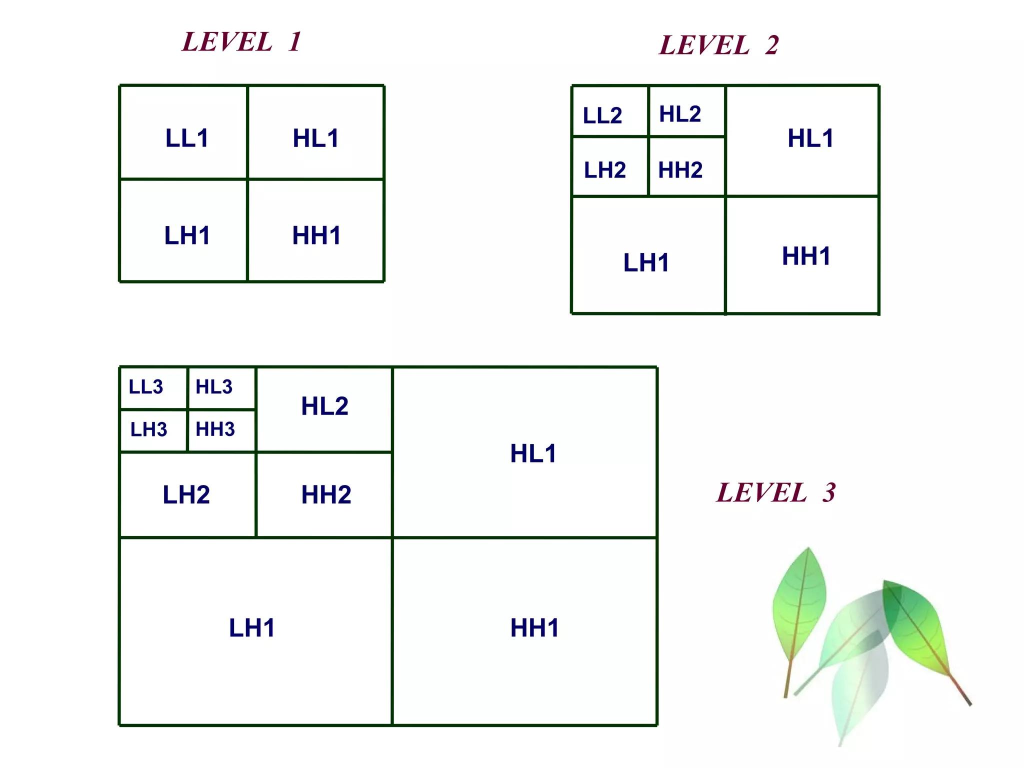
#> input picture dataset/wavelet.png, 2048 x 1536 px, found by its file name (shown at 1/2 size)
$ jupyter execute --allow-errors lab4.ipynb
#> lines starting #> are read from the running program, lines starting #| are printed output that depends on the picture; after the words box and inside, x2 and y2 are one past the last pixel; in counts of white or black regions, pixels touching at a corner belong together
[cell 1]
import numpy as np
import cv2
import matplotlib.pyplot as plt
import pywt
import os
import glob
import itertools
from sklearn.metrics import roc_curve, auc, accuracy_score, confusion_matrix

# Hàm tính hash bằng Wavelet
def wavelet_hash_pywt(image, size=(64, 64), wavelet='haar'):
    #chuyển sang grayscale
    if len(image.shape) == 3:
        gray = cv2.cvtColor(image, cv2.COLOR_BGR2GRAY)
    else:
        gray = image
    #resize(64, 64) và chuẩn hóa giá trị pixel về [0, 1]
    gray = cv2.resize(gray, size)
    gray = np.float32(gray) / 255.0
    #Biến đổi Wavelet Rời rạc (DWT) để lấy dải tần số thấp (LL)
    coeffs = pywt.wavedec2(gray, wavelet, level=1)
    LL, (LH, HL, HH) = coeffs
    #Tạo hash từ LL
    avg = np.mean(LL)
    diff = LL > avg
    #Chuyển về dạng 1D
    return diff.flatten()
# Hàm so sánh hai hash và đếm số bit khác nhau
def get_hamming_distance(hash1, hash2):
    return np.count_nonzero(hash1 != hash2)
img_1= cv2.imread('../wavelet/dataset/wavelet.png')
#> img_1 is the input picture: shape (1536, 2048, 3); mean B, G, R 243.8, 245.5, 243.3
img_rgb = cv2.cvtColor(img_1, cv2.COLOR_BGR2RGB)
plt.imshow(img_rgb)
plt.axis('off')
plt.show()

[cell 2]
# Hàm nạp cặp ảnh và tên, kiểm tra tính hợp lệ
def load_pairs(pairs):
    valid_pairs = []

    for img1, img2, name1, name2 in pairs:
        if img1 is not None and img2 is not None:
            valid_pairs.append((img1, img2, name1, name2))
        else:
            print(f"Lỗi: Không đọc được ảnh {name1} hoặc {name2}")
    return valid_pairs

#Lấy dữ liệu từ thư mục
similar_folder = '../wavelet/dataset/similar'
different_folder = '../wavelet/dataset/different'

raw_similar = []
raw_dissimilar = []

#Tạo cặp ảnh giống nhau
orig_name = "original.jpg"
orig_img = cv2.imread(f"{similar_folder}/{orig_name}")
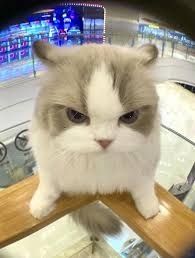
#> input picture dataset/similar/original.jpg, 195 x 258 px, found by its file name
#> orig_img is the input picture: shape (258, 195, 3); mean B, G, R 140.9, 158, 166.8
#Tạo cặp ảnh giống nhau bằng cách kết hợp ảnh gốc với các ảnh tương tự trong thư mục
if orig_img is not None:
    sim_paths = glob.glob(f"{similar_folder}/*.jpg")
    for path in sim_paths:
        if orig_name not in path:
            aug_img = cv2.imread(path)
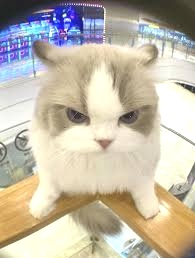
#> input picture dataset/similar/bright.jpg, 195 x 258 px
#> aug_img is the input picture: shape (258, 195, 3); mean B, G, R 169.8, 186.3, 194.6
            aug_name = os.path.basename(path)
            raw_similar.append((orig_img, aug_img, orig_name, aug_name))

# Tạo cặp ảnh khác nhau bằng cách kết hợp tất cả ảnh trong thư mục khác nhau với nhau
diff_paths = glob.glob(f"{different_folder}/*.jpg")
for path1, path2 in itertools.combinations(diff_paths, 2):
    img1 = cv2.imread(path1)
    img2 = cv2.imread(path2)
    name1 = os.path.basename(path1)
    name2 = os.path.basename(path2)
    raw_dissimilar.append((img1, img2, name1, name2))

# Gán biến
similar_pairs = load_pairs(raw_similar)
dissimilar_pairs = load_pairs(raw_dissimilar)
print(f"Đã nạp thành công: {len(similar_pairs)} cặp giống nhau và {len(dissimilar_pairs)} cặp khác nhau.")

#> (a cell that did not finish here is left out)

#> (a cell that did not finish here is left out)

#> (a cell that did not finish here is left out)

#> (a cell that did not finish here is left out)

#> (a cell that did not finish here is left out)

[cell 8]
# Hàm hiển thị cặp ảnh giống nhau và khác nhau cùng với điểm Hamming
def show_sample_pairs(similar_pairs, dissimilar_pairs, num=4):
#> called with num = 4
    plt.figure(figsize=(12, 7))
    num_sim = min(num, len(similar_pairs))
    num_diff = min(num, len(dissimilar_pairs))

    # Hàm phụ trợ để thêm tên ảnh vào dưới mỗi ảnh
    def add_text_below(img, text):
        img_resized = cv2.resize(img.copy(), (256, 256))
        canvas = np.ones((296, 256, 3), dtype=np.uint8) * 255
        canvas[0:256, 0:256] = img_resized
        cv2.putText(canvas, text, (10, 280), cv2.FONT_HERSHEY_SIMPLEX, 0.6, (0, 0, 0), 2)
        return canvas
    # Hiển thị cặp ảnh giống nhau
    for i, (img1, img2, name1, name2) in enumerate(similar_pairs[:num_sim]):
        h1, h2 = wavelet_hash_pywt(img1), wavelet_hash_pywt(img2)
        dist = get_hamming_distance(h1, h2)

        # Xử lý từng ảnh
        disp_img1 = add_text_below(img1, name1)
        disp_img2 = add_text_below(img2, name2)

        plt.subplot(2, num, i + 1)
        plt.imshow(cv2.cvtColor(np.hstack((disp_img1, disp_img2)), cv2.COLOR_BGR2RGB))
        plt.title(f"Similar | Dist: {dist}")
        plt.axis('off')
    # Hiển thị cặp ảnh khác nhau
    for i, (img1, img2, name1, name2) in enumerate(dissimilar_pairs[:num_diff]):
        h1, h2 = wavelet_hash_pywt(img1), wavelet_hash_pywt(img2)
        dist = get_hamming_distance(h1, h2)

        # Gọi hàm phụ trợ để xử lý từng ảnh
        disp_img1 = add_text_below(img1, name1)
        disp_img2 = add_text_below(img2, name2)

        plt.subplot(2, num, i + 1 + num)
        plt.imshow(cv2.cvtColor(np.hstack((disp_img1, disp_img2)), cv2.COLOR_BGR2RGB))
        plt.title(f"Different | Dist: {dist}")
        plt.axis('off')

    plt.tight_layout()
    plt.show()

# Gọi lại hàm
show_sample_pairs(similar_pairs, dissimilar_pairs)

[cell 9]
# Hàm vẽ histogram phân phối khoảng cách Hamming cho cặp ảnh giống nhau và khác nhau
def plot_distance_histogram(similar_pairs, dissimilar_pairs):
    #
    sim_dist = [get_hamming_distance(wavelet_hash_pywt(img1), wavelet_hash_pywt(img2)) for img1, img2, _, _ in similar_pairs]
#> in wavelet_hash_pywt (call 7), `diff = LL > avg`:
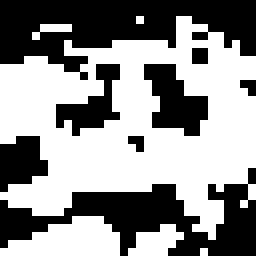
#> diff: shape (32, 32) bool (shown 8 times larger); 56.3% white; 8 black regions (3 under 20 px), largest, box (x1, y1, x2, y2) and area: (0, 0, 32, 10) 182, (0, 21, 32, 32) 150, (18, 8, 26, 17) 43, (7, 8, 15, 17) 32, (0, 17, 6, 24) 30
#> in wavelet_hash_pywt (call 8), `diff = LL > avg`: diff: shape (32, 32) bool; 57.3% white; 8 black regions (3 under 20 px), largest, box (x1, y1, x2, y2) and area: (0, 0, 32, 9) 177, (0, 21, 32, 32) 146, (18, 8, 26, 17) 43, (7, 8, 15, 17) 32, (0, 17, 6, 24) 29
#> in wavelet_hash_pywt (call 10), `gray = cv2.resize(gray, size)`:
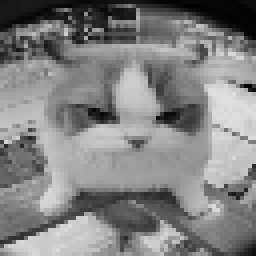
#> gray: shape (64, 64) (shown 4 times larger); min 2, max 224, mean 129.8
#> in wavelet_hash_pywt (call 10), `diff = LL > avg`: diff: shape (32, 32) bool; 55.7% white; 8 black regions (3 under 20 px), largest, box (x1, y1, x2, y2) and area: (0, 0, 32, 11) 187, (0, 21, 32, 32) 151, (18, 8, 26, 17) 43, (7, 8, 15, 17) 33, (0, 17, 6, 24) 30
#> in wavelet_hash_pywt (call 12), `gray = cv2.cvtColor(image, cv2.COLOR_BGR2GRAY)`:
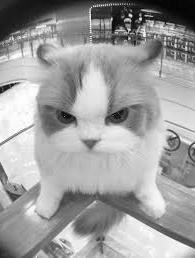
#> gray: shape (258, 195); min 2, max 255, mean 158.7
#> in wavelet_hash_pywt (call 12), `gray = cv2.resize(gray, size)`:
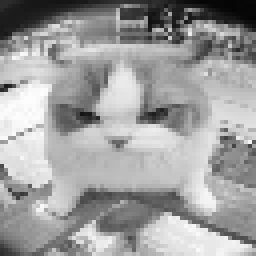
#> gray: shape (64, 64) (shown 4 times larger); min 4, max 253, mean 158.5
#> in wavelet_hash_pywt (call 12), `LL, (LH, HL, HH) = coeffs`:
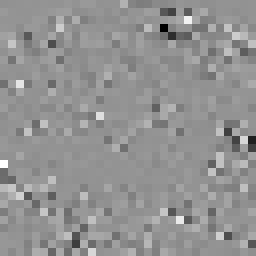
#> HH: shape (32, 32) float32 (shown 8 times larger); min -0.41, max 0.298, mean -0.00213; drawn with min black and max white
#> in wavelet_hash_pywt (call 12), `diff = LL > avg`: diff: shape (32, 32) bool; 56.2% white; 8 black regions (3 under 20 px), largest, box (x1, y1, x2, y2) and area: (0, 0, 32, 11) 184, (0, 21, 32, 32) 149, (6, 8, 14, 17) 43, (17, 8, 25, 17) 32, (26, 17, 32, 24) 30
    diff_dist = [get_hamming_distance(wavelet_hash_pywt(img1), wavelet_hash_pywt(img2)) for img1, img2, _, _ in dissimilar_pairs]

    plt.figure(figsize=(8, 5))
    plt.hist(sim_dist, bins='auto', alpha=0.7, label='Similar (Giống nhau)', color='blue')
    plt.hist(diff_dist, bins='auto', alpha=0.7, label='Dissimilar (Khác nhau)', color='red')
    # Vẽ đường trung bình
    plt.axvline(np.mean(sim_dist), color='blue', linestyle='dashed', linewidth=1)
    plt.axvline(np.mean(diff_dist), color='red', linestyle='dashed', linewidth=1)
    plt.legend()
    plt.title("Phân phối khoảng cách Hamming")
    plt.xlabel("Khoảng cách Hamming")
    plt.ylabel("Tần suất")
    plt.show()
#> figure, not shown here; tallest bar 2 high, from x = 7 to 102.3

plot_distance_histogram(similar_pairs, dissimilar_pairs)

[cell 10]
# Hàm đánh giá hiệu suất
def evaluate_performance(similar_pairs, dissimilar_pairs):
    # Tạo nhãn và tính khoảng cách Hamming cho tất cả cặp ảnh
    labels, distances = [], []
    for pairs, label in [(similar_pairs, 1), (dissimilar_pairs, 0)]:
        for img1, img2, name1, name2 in pairs:
            h1, h2 = wavelet_hash_pywt(img1), wavelet_hash_pywt(img2)
            distances.append(get_hamming_distance(h1, h2))
            labels.append(label)
    # Chuyển khoảng cách Hamming thành điểm tương đồng
    hash_len = len(wavelet_hash_pywt(np.zeros((64, 64))))
#> in wavelet_hash_pywt (call 19), `gray = image`: gray: shape (64, 64) float64; every value is 0
#> in wavelet_hash_pywt (call 19), `gray = np.float32(gray) / 255.0`: gray: shape (64, 64) float32; every value is 0
#> in wavelet_hash_pywt (call 19), `LL, (LH, HL, HH) = coeffs`: LL: shape (32, 32) float32; every value is 0
#> in wavelet_hash_pywt (call 19), `diff = LL > avg`: diff: shape (32, 32) bool; every value is 0
    scores = 1 - (np.array(distances) / hash_len)
    # Vẽ đường cong ROC và tính AUC
    fpr, tpr, thresholds = roc_curve(labels, scores)
    roc_auc = auc(fpr, tpr)

    plt.figure(figsize=(6, 5))
    plt.plot(fpr, tpr, color='darkorange', lw=2, label=f'ROC curve (AUC = {roc_auc:.3f})')
    plt.plot([0, 1], [0, 1], color='navy', lw=2, linestyle='--')
    plt.xlabel('False Positive Rate (1 - Specificity)')
    plt.ylabel('True Positive Rate (Sensitivity)')
    plt.title('Đường cong ROC đánh giá hiệu suất')
    plt.legend(loc="lower right")
    plt.show()
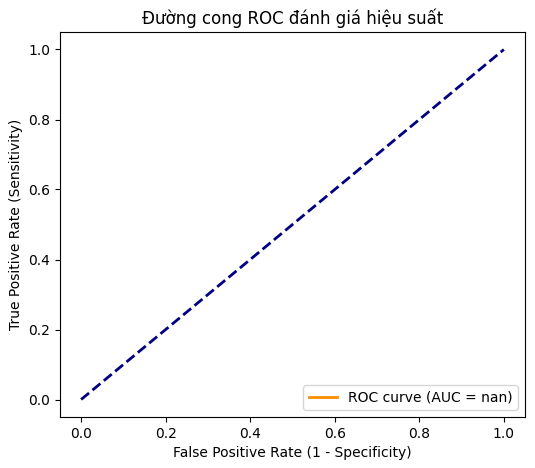
#> figure drawn by matplotlib, 1 panel

    # Tìm ngưỡng tối ưu
    idx = np.argmax(tpr - fpr)
    best_thresh = thresholds[idx]
    # best_thresh = 0.5
    preds = (scores >= best_thresh).astype(int)
    tn, fp, fn, tp = confusion_matrix(labels, preds).ravel()

    print(f"========== KẾT QUẢ ĐÁNH GIÁ TỔNG THỂ ==========")
    print(f"Tổng số cặp ảnh: {len(labels)} ({len(similar_pairs)} giống, {len(dissimilar_pairs)} khác)")
    print(f"Ngưỡng tối ưu (Similarity Score): {best_thresh:.4f}")
    print(f"-----------------------------------------------")
    print(f"1. Độ chính xác (Accuracy)    : {accuracy_score(labels, preds):.4f}")
    print(f"2. Độ nhạy (Sensitivity)      : {tp / (tp + fn):.4f}")
    print(f"3. Độ đặc hiệu (Specificity)  : {tn / (tn + fp):.4f}")

evaluate_performance(similar_pairs, dissimilar_pairs)

[cell 11]
# SO SÁNH MULTI-LEVEL DWT (Level 1, 2, 3)

# Hàm wavelet hash hỗ trợ multi-level
def wavelet_hash_multilevel(image, size=(64, 64), wavelet='haar', level=1):
    """Tính wavelet hash với level DWT tùy chỉnh."""
    if len(image.shape) == 3:
        gray = cv2.cvtColor(image, cv2.COLOR_BGR2GRAY)
    else:
        gray = image
    gray = cv2.resize(gray, size)
    gray = np.float32(gray) / 255.0


    coeffs = pywt.wavedec2(gray, wavelet, level=level)
    LL = coeffs[0]
    avg = np.mean(LL)
    return (LL > avg).flatten()

# trực quan hóa ảnh gốc và LL ở các level DWT khác nhau
img_sample = similar_pairs[0][0]
gray_sample = cv2.resize(cv2.cvtColor(img_sample, cv2.COLOR_BGR2GRAY), (64, 64))
gray_sample = np.float32(gray_sample) / 255.0

fig, axes = plt.subplots(1, 4, figsize=(16, 4))

# Ảnh gốc grayscale
axes[0].imshow(gray_sample, cmap='gray')
axes[0].set_title("Ảnh gốc (64x64)")
axes[0].axis('off')

for i, lvl in enumerate([1, 2, 3]):
    coeffs = pywt.wavedec2(gray_sample, 'haar', level=lvl)
    LL = coeffs[0]
    axes[i+1].imshow(LL, cmap='gray')
    axes[i+1].set_title(f"LL Level {lvl} ({LL.shape[0]}x{LL.shape[1]} = {LL.size} bit)")
    axes[i+1].axis('off')

plt.suptitle("So sánh LL subband ở các level DWT khác nhau", fontsize=14, fontweight='bold')
plt.tight_layout()
plt.show()
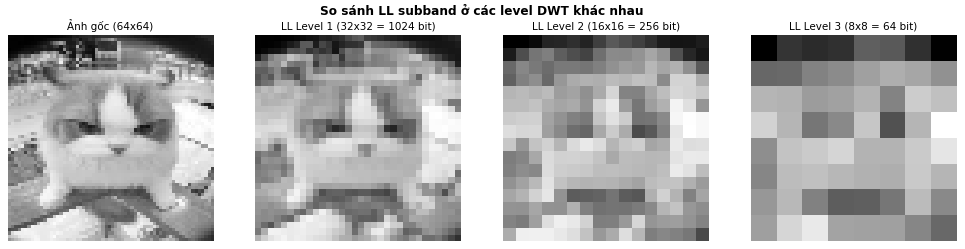
#> figure drawn by matplotlib, 4 panels
print("Level cao hơn -> LL nhỏ hơn -> hash compact hơn nhưng mất nhiều chi tiết hơn")

[cell 12]
from sklearn.metrics import f1_score, precision_score, recall_score

levels = [1, 2, 3]
colors = ['darkorange', 'green', 'blue']
results_table = []

plt.figure(figsize=(8, 6))
plt.plot([0, 1], [0, 1], color='navy', lw=2, linestyle='--', label='Random (AUC = 0.500)')

for lvl, color in zip(levels, colors):
    labels, distances = [], []
    for pairs, label in [(similar_pairs, 1), (dissimilar_pairs, 0)]:
        for img1, img2, _, _ in pairs:
            h1 = wavelet_hash_multilevel(img1, level=lvl)
            h2 = wavelet_hash_multilevel(img2, level=lvl)
            distances.append(get_hamming_distance(h1, h2))
            labels.append(label)

    hash_len = len(wavelet_hash_multilevel(np.zeros((64, 64), dtype=np.uint8), level=lvl))
    # Chuyển khoảng cách Hamming thành điểm tương đồng
    scores = 1 - (np.array(distances) / hash_len)

    fpr, tpr, thresholds = roc_curve(labels, scores)
    roc_auc = auc(fpr, tpr)

    # Vẽ đường ROC
    plt.plot(fpr, tpr, color=color, lw=2,
             label=f'Level {lvl} — Hash {hash_len} bit (AUC = {roc_auc:.3f})')

    # Tìm ngưỡng tối ưu
    idx = np.argmax(tpr - fpr)
    best_thresh = thresholds[idx]
    preds = (scores >= best_thresh).astype(int)
    tn, fp, fn, tp = confusion_matrix(labels, preds).ravel()

    results_table.append({
        'Level': lvl,
        'Hash size (bit)': hash_len,
        'AUC': round(roc_auc, 4),
        'Ngưỡng tối ưu': round(best_thresh, 4),
        'Accuracy': round(accuracy_score(labels, preds), 4),
        'Sensitivity': round(tp / (tp + fn), 4),
        'Specificity': round(tn / (tn + fp), 4),
        'F1-score': round(f1_score(labels, preds), 4),
    })

plt.xlabel('False Positive Rate (1 - Specificity)')
plt.ylabel('True Positive Rate (Sensitivity)')
plt.title('So sánh đường cong ROC giữa các DWT Level')
plt.legend(loc="lower right")
plt.grid(True, alpha=0.3)
plt.tight_layout()
plt.show()
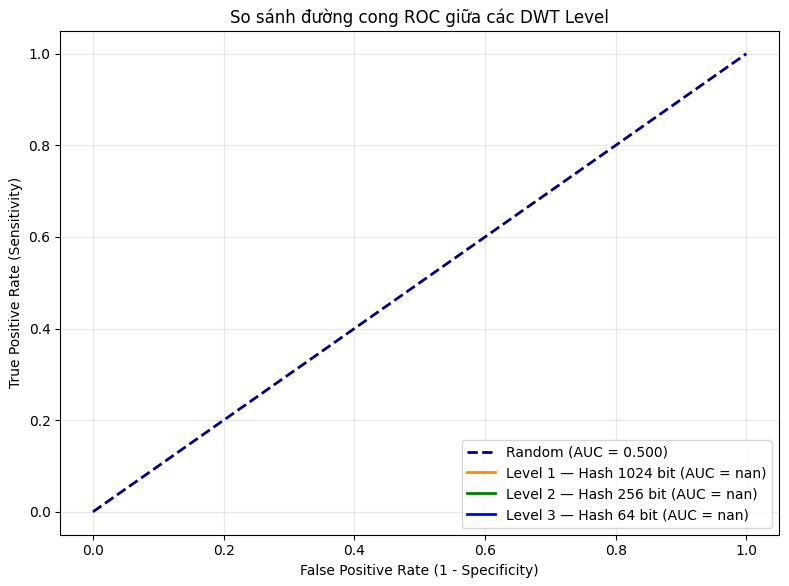
#> figure drawn by matplotlib, 1 panel
